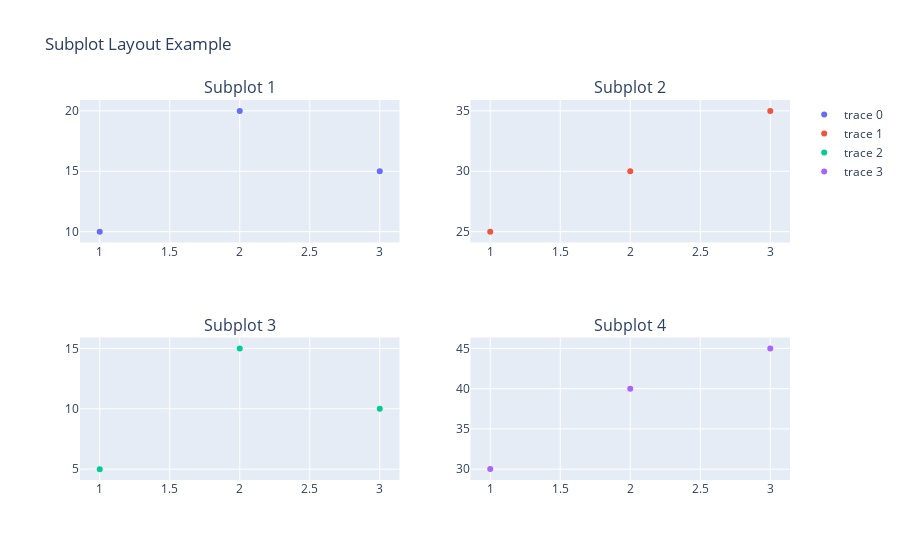

The notebook cell saved with this chart:
### Code cell
import plotly.subplots as sp
import plotly.graph_objects as go

# Create a subplot layout with 2 rows and 2 columns
fig = sp.make_subplots(rows=2, cols=2, subplot_titles=['Subplot 1', 'Subplot 2', 'Subplot 3', 'Subplot 4'])

# Add scatter plots to the subplots
scatter1 = go.Scatter(x=[1, 2, 3], y=[10, 20, 15], mode='markers')
scatter2 = go.Scatter(x=[1, 2, 3], y=[25, 30, 35], mode='markers')
scatter3 = go.Scatter(x=[1, 2, 3], y=[5, 15, 10], mode='markers')
scatter4 = go.Scatter(x=[1, 2, 3], y=[30, 40, 45], mode='markers')

fig.add_trace(scatter1, row=1, col=1)
fig.add_trace(scatter2, row=1, col=2)
fig.add_trace(scatter3, row=2, col=1)
fig.add_trace(scatter4, row=2, col=2)

# Update subplot layout settings
fig.update_layout(title_text='Subplot Layout Example')

# Show the subplot layout
fig.show()

### Figure 1 — Plotly figure (JSON) as saved in the notebook; plotly's stock layout.template omitted (floating-point values rounded to 4 significant figures)
{"data": [{"mode": "markers", "type": "scatter", "x": [1, 2, 3], "xaxis": "x", "y": [10, 20, 15], "yaxis": "y"}, {"mode": "markers", "type": "scatter", "x": [1, 2, 3], "xaxis": "x2", "y": [25, 30, 35], "yaxis": "y2"}, {"mode": "markers", "type": "scatter", "x": [1, 2, 3], "xaxis": "x3", "y": [5, 15, 10], "yaxis": "y3"}, {"mode": "markers", "type": "scatter", "x": [1, 2, 3], "xaxis": "x4", "y": [30, 40, 45], "yaxis": "y4"}], "layout": {"annotations": [{"font": {"size": 16}, "showarrow": false, "text": "Subplot 1", "x": 0.225, "xanchor": "center", "xref": "paper", "y": 1, "yanchor": "bottom", "yref": "paper"}, {"font": {"size": 16}, "showarrow": false, "text": "Subplot 2", "x": 0.775, "xanchor": "center", "xref": "paper", "y": 1, "yanchor": "bottom", "yref": "paper"}, {"font": {"size": 16}, "showarrow": false, "text": "Subplot 3", "x": 0.225, "xanchor": "center", "xref": "paper", "y": 0.375, "yanchor": "bottom", "yref": "paper"}, {"font": {"size": 16}, "showarrow": false, "text": "Subplot 4", "x": 0.775, "xanchor": "center", "xref": "paper", "y": 0.375, "yanchor": "bottom", "yref": "paper"}], "title": {"text": "Subplot Layout Example"}, "xaxis": {"anchor": "y", "domain": [0, 0.45]}, "xaxis2": {"anchor": "y2", "domain": [0.55, 1]}, "xaxis3": {"anchor": "y3", "domain": [0, 0.45]}, "xaxis4": {"anchor": "y4", "domain": [0.55, 1]}, "yaxis": {"anchor": "x", "domain": [0.625, 1]}, "yaxis2": {"anchor": "x2", "domain": [0.625, 1]}, "yaxis3": {"anchor": "x3", "domain": [0, 0.375]}, "yaxis4": {"anchor": "x4", "domain": [0, 0.375]}}}
